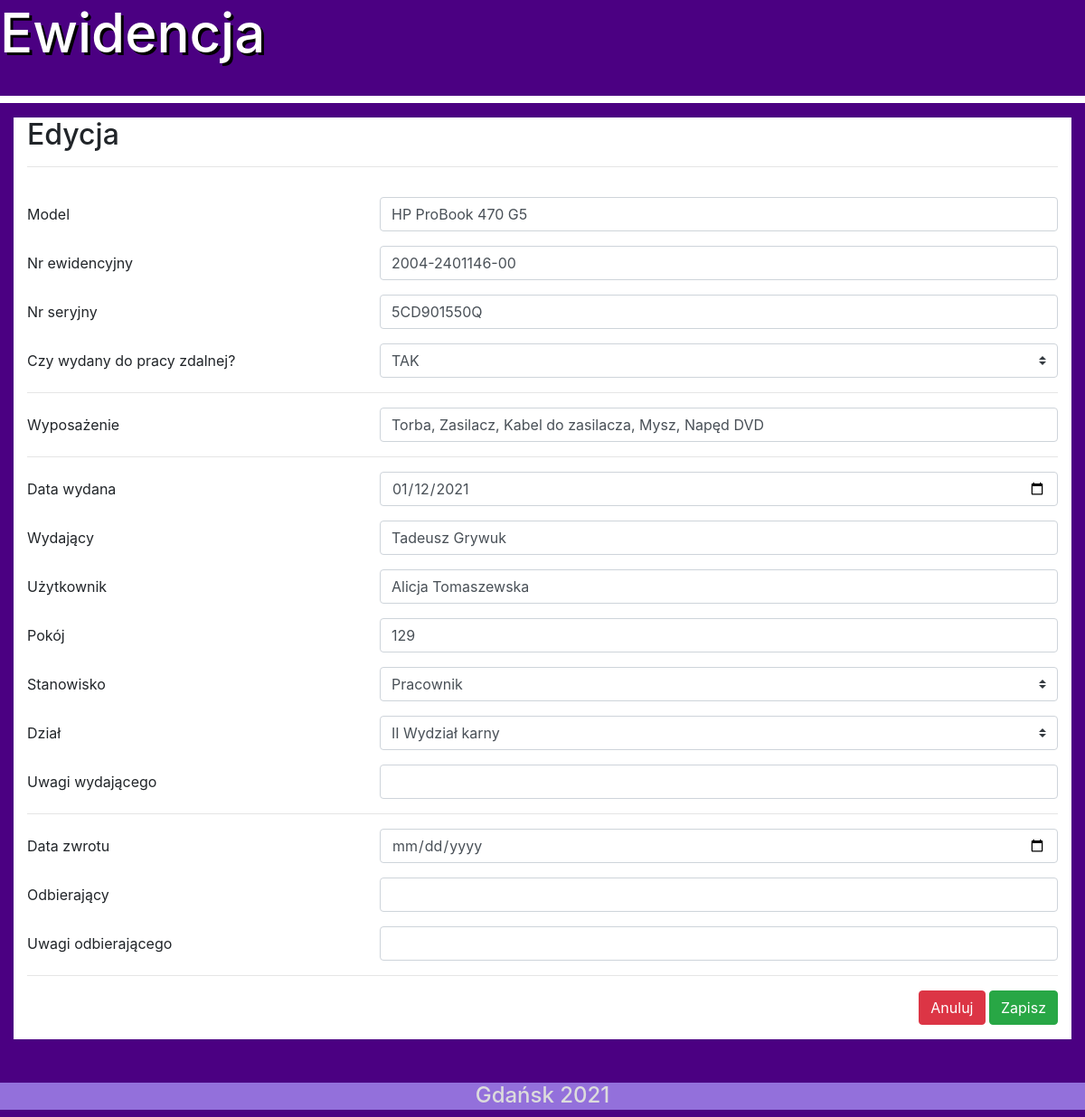
The app's page /edit/14 with its own data.
### tables this page shows
CREATE TABLE "ewidencja" (
	"id"	INTEGER NOT NULL,
	"nazwa"	VARCHAR(150) NOT NULL,
	"nrew"	VARCHAR(15) NOT NULL,
	"nrser"	VARCHAR(30) NOT NULL,
	"zdalna"	VARCHAR(3),
	"kod"	VARCHAR(30),
	"wyposazenie"	VARCHAR(200),
	"d_wydania"	DATETIME NOT NULL,
	"d_zwrotu"	DATETIME,
	"IT_wydal"	VARCHAR(60) NOT NULL,
	"IT_zwrot"	VARCHAR(60),
	"odb"	VARCHAR(60) NOT NULL,
	"Stanowisko"	VARCHAR(100) NOT NULL,
	"dzial"	VARCHAR(100) NOT NULL,
	"pok"	VARCHAR(6) NOT NULL,
	"wyd_uwagi"	VARCHAR(500),
	"zw_uwagi"	VARCHAR(500),
	"czyus"	INTEGER(1) NOT NULL DEFAULT 0,
	PRIMARY KEY("id" AUTOINCREMENT)
);

### app.py (the view)
@app.route('/edit/<id>',methods = ['POST','GET'])
def edit(id):
    if request.method == 'POST':
            f_nazwa = request.form['nazwa']
            f_nrew = request.form['nrew']
            f_nrser = request.form['nrser']
            f_zdalna = request.form['zdalna']
            f_wyposazenie = request.form['wyp']
            f_d_wydania = request.form['d_wydania']
            f_IT_wydal = request.form['IT_wydal']
            f_odb = request.form['odb']
            f_pok = request.form['pok']
            f_stanowisko = request.form['stanowisko']
            f_dzial = request.form['dzial']
            f_w_uwagi = request.form['w_uwagi']
            f_d_zwrotu = request.form['d_zwrotu']
            f_IT_zwrot = request.form['IT_zwrot']
            f_z_uwagi = request.form['z_uwagi']
            db = get_db()
            try:
                sql_command = '''update ewidencja
                                 set nazwa = ?,
                                 nrew = ?,
                                 nrser = ?,
                                 zdalna = ?,
                                 d_wydania = ?,
                                 odb = ?,
                                 pok =?,
                                 Stanowisko = ?,
                                 dzial = ?,
                                 wyd_uwagi = ?,
                                 d_zwrotu = ?,
                                 IT_zwrot = ?,
                                 zw_uwagi = ?,
                                 wyposazenie =?,
                                 IT_wydal = ?


                                 where ewidencja.id=?'''
                e_rec = db.execute(sql_command,(f_nazwa,f_nrew,f_nrser,f_zdalna,f_d_wydania,f_odb,f_pok,f_stanowisko,f_dzial,f_w_uwagi,f_d_zwrotu,f_IT_zwrot,f_z_uwagi,f_wyposazenie,f_IT_wydal,id))
                db.commit()
            except:
                db.close()
            return redirect('/')
    else:
        db = get_db()
        sql_command = 'select * from ewidencja where ewidencja.id=?'
        e_rec = db.execute(sql_command,(id,))
        e_rows = e_rec.fetchone()
        return render_template('edit.html',id=id,e_rows=e_rows)

### app.py (called while the page is built)
def get_db():
    if not hasattr(g, 'sqlite_db'):
        connection = sqlite3.connect('ewidencja.db')
        connection.row_factory = sqlite3.Row
        g.sqlite_db = connection
    return g.sqlite_db

### templates/edit.html (shortened to what this page needs)
<!DOCTYPE html>
<html lang="pl">
   <head>
      <link rel="stylesheet" href="https://stackpath.bootstrapcdn.com/bootstrap/4.1.3/css/bootstrap.min.css">
      <link rel="stylesheet" href="https://maxcdn.bootstrapcdn.com/font-awesome/4.7.0/css/font-awesome.min.css">
   </head>
   <body style="background-color: indigo;" class="page-footer-fixed">
      <h1 style="vertical-align: middle; height: 90px; text-shadow: 3px 3px black; font-size:60px; color: white; background-color: indigo;"><a style="text-decoration: none; color: white" href="{{ url_for('index') }}">Ewidencja</a></h1>
      <hr style="border: 4px solid white;">
      <div class="container-fluid" style="margin-bottom: 3rem;">
         <div>
            <form style="background-color: white;"action="" method="POST"  id="formentry" class="form-horizontal" role="form" data-parsley-validate novalidate>
               <div class="container-fluid">
                  <div class="row">
                     <div class="col-md-12">
                        <div class="row">
                           <div class="col-md-12">
                              <div class="form-group brdbot">
                                 <h2>Edycja</h2>
                                 <hr>
                                 <div class="controls col-sm-9">
                                 </div>
                              </div>
                           </div>
                        </div>
                     </div>
                  </div>
                  <div class="form-group row">
                     <label for="nazwa" class="col-4 col-form-label">Model</label>
                     <div class="col-8">
                        <input id="nazwa" name="nazwa" value="{{ e_rows[1] }}" type="text" class="form-control" required="required">
                     </div>
                  </div>
                  <div class="form-group row">
                     <label for="nrew" class="col-4 col-form-label">Nr ewidencyjny</label>
                     <div class="col-8">
                        <input id="nrew" name="nrew" value="{{ e_rows[2] }}" type="text" class="form-control" required="required">
                     </div>
                  </div>
                  <div class="form-group row">
                     <label for="nrser" class="col-4 col-form-label">Nr seryjny</label>
                     <div class="col-8">
                        <input id="nrser" name="nrser" value="{{ e_rows[3] }}" type="text" class="form-control" required="required">
                     </div>
                  </div>
                  <div class="form-group row">
                     <label for="zdalna" class="col-4 col-form-label">Czy wydany do pracy zdalnej?</label>
                     <div class="col-8">
                        <select id="zdalna" name="zdalna" required="required" class="custom-select">
                              <option value="TAK" {% if e_rows[4] == "TAK" %} selected {% endif %}>TAK</option>
                        </select>
                     </div>
                  </div>
                  <hr>
                  <div class="form-group row">
                     <label for="wyp" class="col-4 col-form-label">Wyposażenie</label>
                     <div class="col-8">
                        <input id="wyp" name="wyp" value="{{ e_rows[6] }}" type="text" class="form-control" required="required">
                     </div>
                  </div>
                  <hr>
                  <div class="form-group row">
                     <label for="d_wydania" class="col-4 col-form-label">Data wydana</label>
                     <div class="col-8">
                        <input id="d_wydania" name="d_wydania" value="{{ e_rows[7] }}" type="date" class="form-control" required="required">
                     </div>
                  </div>
                  <div class="form-group row">
                     <label for="IT_wydal" class="col-4 col-form-label">Wydający</label>
                     <div class="col-8">
                        <input id="IT_wydal" name="IT_wydal" value="{{ e_rows[9] }}" type="text" class="form-control" required="required">
                     </div>
                  </div>
                  <div class="form-group row">
                     <label for="odb" class="col-4 col-form-label">Użytkownik</label>
                     <div class="col-8">
                        <input id="odb" name="odb" value="{{ e_rows[11] }}" type="text" class="form-control" required="required">
                     </div>
                  </div>
                  <div class="form-group row">
                     <label for="pok" class="col-4 col-form-label">Pokój</label>
                     <div class="col-8">
                        <input id="pok" name="pok" value="{{ e_rows[14] }}" type="text" class="form-control" required="required">
                     </div>
                  </div>
                  <div class="form-group row">
                     <label for="stanowisko" class="col-4 col-form-label">Stanowisko</label>
                     <div class="col-8">
                        <select id="stanowisko" name="stanowisko" required="required" class="custom-select">
                              <option value="Pracownik" {% if e_rows[12] == "Pracownik" %} selected {% endif %}>Pracownik</option>
                        </select>
                     </div>
                  </div>
                  <div class="form-group row">
                     <label for="dzial" class="col-4 col-form-label">Dział</label>
                     <div class="col-8">
                        <select id="dzial" name="dzial" required="required" class="custom-select">
                           <option value="II Wydział Karny" {% if e_rows[13] == "II Wydział Karny" %} selected {% endif %}>II Wydział karny</option>
                        </select>
                     </div>
                  </div>
                  <div class="form-group row">
                     <label for="w_uwagi" class="col-4 col-form-label">Uwagi wydającego</label>
                     <div class="col-8">
                        <input id="w_uwagi" {% if e_rows[15] != None %} value="{{ e_rows[15]}}" {% endif %} name="w_uwagi" type="text" class="form-control">
                     </div>
                  </div>
                  <hr>
                  <div class="form-group row">
                     <label for="d_zwrotu" class="col-4 col-form-label">Data zwrotu</label>
                     <div class="col-8">
                        <input id="d_zwrotu" {% if e_rows[8] != None %} value="{{ e_rows[8]}}" {% endif %} name="d_zwrotu" type="date" placeholder="YYYY-MM-DD" class="form-control">
                     </div>
                  </div>
                  <div class="form-group row">
                     <label for="IT_zwrot" class="col-4 col-form-label">Odbierający</label>
                     <div class="col-8">
                        <input id="IT_zwrot" {% if e_rows[10] != None %} value="{{ e_rows[10]}}" {% endif %} name="IT_zwrot" type="text" class="form-control">
                     </div>
                  </div>
                  <div class="form-group row">
                     <label for="z_uwagi" class="col-4 col-form-label">Uwagi odbierającego</label>
                     <div class="col-8">
                        <input id="z_uwagi" {% if e_rows[16] != None %} value="{{ e_rows[16]}}" {% endif %} name="z_uwagi" type="text" class="form-control">
                     </div>
                  </div>
                  <hr>
                  <div class="row">
                     <div class="col-md-12">
                        <div class="form-group pull-right">
                           <a href="{{ url_for('index') }}" class="btn btn-danger">Anuluj</a> <button id="button72" type="submit" class="btn btn-success">Zapisz</button>
                        </div>
                     </div>
                  </div>
               </div>
         </div>
      </div>
      <div>
         <footer>
            <div style="align-content: center;">
               <h6 style="text-align: center; vertical-align: middle; height: 30px; font-size:24px; color:gainsboro; background-color: mediumpurple ;">Gdańsk 2021</h6>
            </div>
         </footer>
      </div>
   </body>
</html>

### records on screen
ewidencja: nazwa "HP ProBook 470 G5", nrew "2004-2401146-00", nrser "5CD901550Q", zdalna "TAK", wyp "Torba, Zasilacz, Kabel do zasilacza, Mysz, Napęd DVD", d_wydania "01/12/2021", IT_wydal "Tadeusz Grywuk", odb "Alicja Tomaszewska", pok "129", stanowisko "Pracownik", dzial "II Wydział karny"
